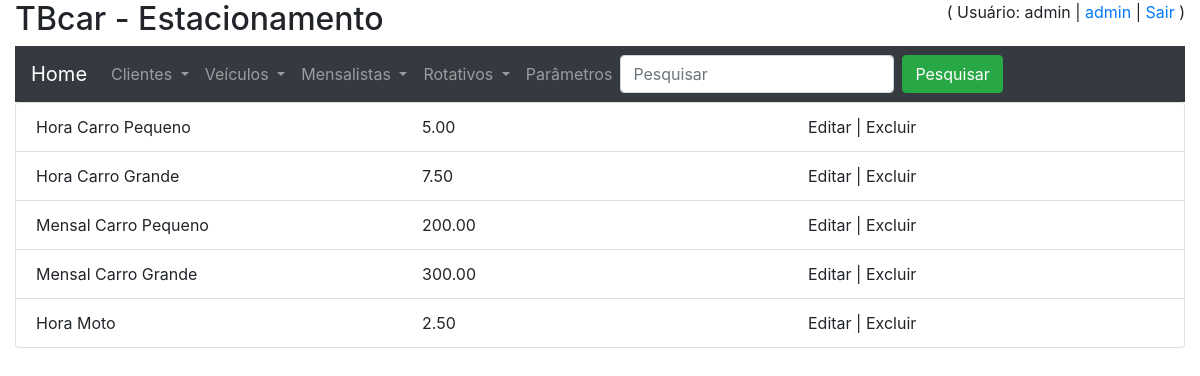
Page /listagem_parametros/ (signed in) on the committed database.
### core/models.py (models this page shows, shortened)
class Parametro(models.Model):
    valor = models.DecimalField(max_digits=10, decimal_places=2)
    descricao = models.CharField(max_length=60)
    class Meta:
        verbose_name_plural = 'Parâmetros'

### core/views.py (the view)
# urls.py: path('listagem_parametros/', listagem_parametros, name='url_listagem_parametros'),
@login_required
def listagem_parametros(request):
    dados = Parametro.objects.all()
    contexto = {'dados': dados, 'listagem': 'listagem'}
    return render(request, 'core/listagem_parametros.html', contexto)

### core/templates/core/listagem_parametros.html (shortened to what this page needs)
{% extends 'base.html' %}
{% block main %}
        <ul class="list-group">
        {% for param in dados %}
            <li class="list-group-item">
            <div class="row">
                <div class="col">{{ param.descricao }}</div>
                <div class="col">{{ param.valor }}</div>
                <div class="col">Editar | Excluir</div>
            </div>
            </li>
        {% endfor %}
        </ul>
{% endblock %}

### templates/base.html (shortened to what this page needs)
{% load static %}
<!DOCTYPE html>
<html lang="en">
<head>
    <link rel="stylesheet" href="https://stackpath.bootstrapcdn.com/bootstrap/4.5.2/css/bootstrap.min.css">
</head>
<body>
    <div class="container-fluid">
    <div class="row">
        <div class="col-xs-12 col-lg-6 col"> <h2>TBcar - Estacionamento</h2></div>
        <div class="col-xs-12 col-lg-6 text-right">
            {% if user.get_username %}
               ( Usuário: {{ user.get_username }} | <a href="/admin/">admin</a> | <a href="{% url 'logout' %}">Sair</a> )
            {% else %}
                ( <a href="{% url 'login' %}">Login</a> | <a href="{% url 'url_registrar' %}">Registrar</a> )
            {% endif %}
        </div>
    </div>
    <div>
    <nav class="navbar navbar-expand-sm bg-dark navbar-dark">
  <a class="navbar-brand" href="{% url 'url_principal' %}">Home</a>
        <ul class="navbar-nav"
    <li class="nav-item dropdown">
      <a class="nav-link dropdown-toggle" href="#" id="navbardrop" data-toggle="dropdown">
        Clientes
      </a>
    </li>
    <li class="nav-item dropdown">
      <a class="nav-link dropdown-toggle" href="#" id="navbardrop" data-toggle="dropdown">
        Veículos
      </a>
    </li>
    <li class="nav-item dropdown">
      <a class="nav-link dropdown-toggle" href="#" id="navbardrop" data-toggle="dropdown">
        Mensalistas
      </a>
    </li>
    <li class="nav-item dropdown">
      <a class="nav-link dropdown-toggle" href="#" id="navbardrop" data-toggle="dropdown">
        Rotativos
      </a>
    </li>
    <a class="nav-link" href="{% url 'url_listagem_parametros' %}">Parâmetros</a>
  </ul>
        {% if listagem %}
            <div>
                <form class="form-inline" method="post">
                <input class="form-control mr-sm-2" type="text" placeholder="Pesquisar" name="pesquisar_input">
                <button class="btn btn-success" type="submit">Pesquisar</button>
                </form>
            </div>
        {% endif %}
</nav>
    </div>
    <div>
    {% block main %}
    {% endblock %}
    </div>
    </div>
</body>
</html>

### rows in the picture
Parametro: descricao "Hora Carro Pequeno", valor "5.00"
Parametro: descricao "Hora Carro Grande", valor "7.50"
Parametro: descricao "Mensal Carro Pequeno", valor "200.00"
Parametro: descricao "Mensal Carro Grande", valor "300.00"
Parametro: descricao "Hora Moto", valor "2.50"

### other values in the picture
{{ user.get_username }} "admin"
